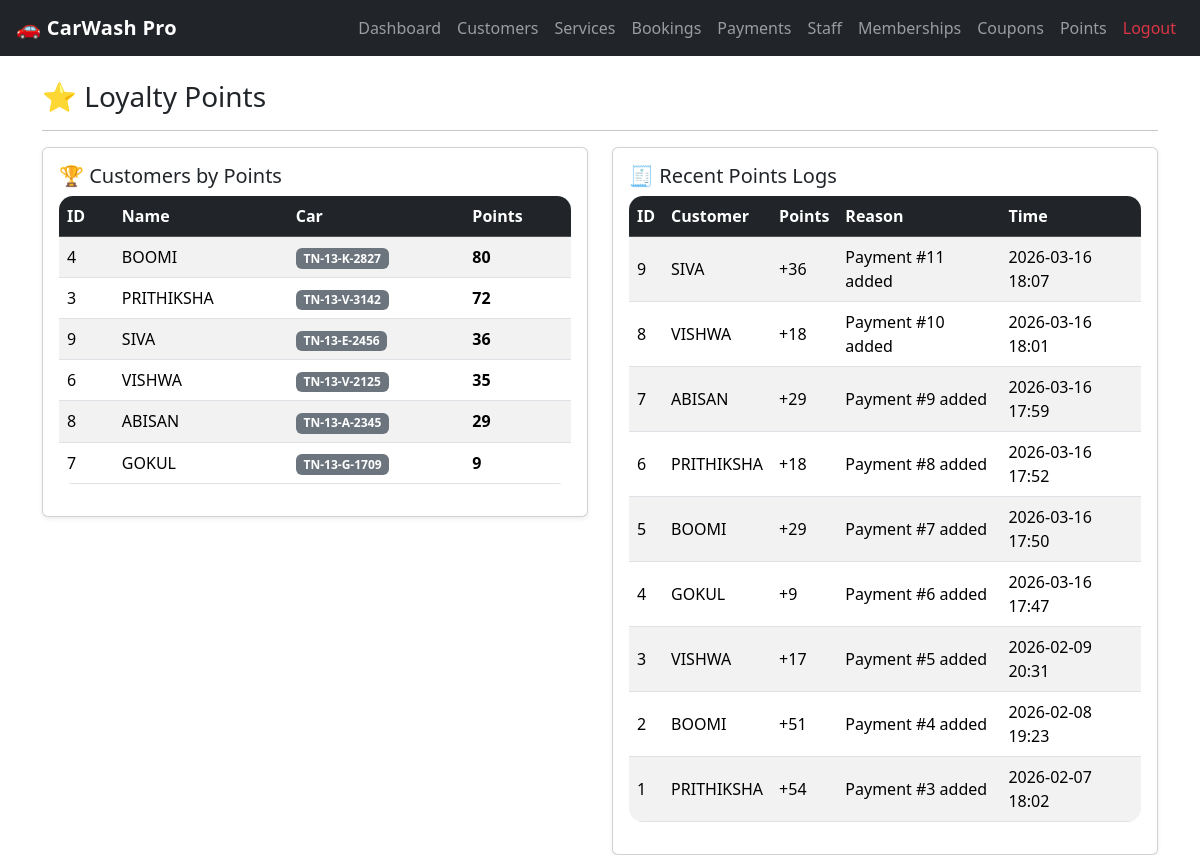
/points (signed in), run on the app's committed database.
### tables this page shows
CREATE TABLE customers(
            id INTEGER PRIMARY KEY AUTOINCREMENT,
            name TEXT,
            phone TEXT,
            car_number TEXT
        , points INTEGER DEFAULT 0);

CREATE TABLE points_log(
            id INTEGER PRIMARY KEY AUTOINCREMENT,
            customer_id INTEGER,
            points INTEGER,
            reason TEXT,
            created_at TEXT,
            FOREIGN KEY(customer_id) REFERENCES customers(id)
        );

### app.py (the view)
@app.route("/points")
def points():
    if not require_login():
        return redirect(url_for("login"))
    conn = db_conn()
    cur = conn.cursor()
    cur.execute("""
        SELECT c.id, c.name, c.car_number, IFNULL(c.points,0) as points
        FROM customers c
        ORDER BY points DESC
    """)
    customers = cur.fetchall()
    cur.execute("""
        SELECT pl.*, c.name as customer_name
        FROM points_log pl
        JOIN customers c ON pl.customer_id=c.id
        ORDER BY pl.id DESC LIMIT 50
    """)
    logs = cur.fetchall()
    conn.close()
    return render_template("points.html", customers=customers, logs=logs)

### app.py (called while the page is built)
def db_conn():
    conn = sqlite3.connect(DB)
    conn.row_factory = sqlite3.Row
    return conn

def require_login():
    return "admin" in session

### templates/points.html
{% extends 'base.html' %}
{% block content %}
<h3>⭐ Loyalty Points</h3>
<hr>
<div class="row">
  <div class="col-md-6">
    <div class="card p-3 shadow-sm">
      <h5>🏆 Customers by Points</h5>
      <div class="table-responsive">
        <table class="table table-striped align-middle">
          <thead class="table-dark">
            <tr><th>ID</th><th>Name</th><th>Car</th><th>Points</th></tr>
          </thead>
          <tbody>
            {% for c in customers %}
            <tr>
              <td>{{c.id}}</td>
              <td>{{c.name}}</td>
              <td><span class="badge bg-secondary">{{c.car_number}}</span></td>
              <td><b>{{c.points}}</b></td>
            </tr>
            {% endfor %}
          </tbody>
        </table>
      </div>
    </div>
  </div>
  <div class="col-md-6">
    <div class="card p-3 shadow-sm">
      <h5>🧾 Recent Points Logs</h5>
      <div class="table-responsive">
        <table class="table table-striped align-middle">
          <thead class="table-dark">
            <tr><th>ID</th><th>Customer</th><th>Points</th><th>Reason</th><th>Time</th></tr>
          </thead>
          <tbody>
            {% for l in logs %}
            <tr>
              <td>{{l.id}}</td>
              <td>{{l.customer_name}}</td>
              <td>+{{l.points}}</td>
              <td>{{l.reason}}</td>
              <td>{{l.created_at}}</td>
            </tr>
            {% endfor %}
          </tbody>
        </table>
      </div>
    </div>
  </div>
</div>
{% endblock %}

### static/style.css (style rules this page uses)
body { background:#f6f7fb; font-family: "Segoe UI", sans-serif; }
.card { border-radius: 14px; }
table { border-radius: 14px; overflow:hidden; }

### data on the page
customers: id "4", name "BOOMI", car_number "TN-13-K-2827", points "80"
customers: id "3", name "PRITHIKSHA", car_number "TN-13-V-3142", points "72"
customers: id "9", name "SIVA", car_number "TN-13-E-2456", points "36"
customers: id "6", name "VISHWA", car_number "TN-13-V-2125", points "35"
customers: id "8", name "ABISAN", car_number "TN-13-A-2345", points "29"
customers: id "7", name "GOKUL", car_number "TN-13-G-1709", points "9"
points_log: id "9", customer_name "SIVA", points "36", reason "Payment #11 added", created_at "2026-03-16 18:07"
points_log: id "8", customer_name "VISHWA", points "18", reason "Payment #10 added", created_at "2026-03-16 18:01"
points_log: id "7", customer_name "ABISAN", points "29", reason "Payment #9 added", created_at "2026-03-16 17:59"
points_log: id "6", customer_name "PRITHIKSHA", points "18", reason "Payment #8 added", created_at "2026-03-16 17:52"
points_log: id "5", customer_name "BOOMI", points "29", reason "Payment #7 added", created_at "2026-03-16 17:50"
points_log: id "4", customer_name "GOKUL", points "9", reason "Payment #6 added", created_at "2026-03-16 17:47"
points_log: id "3", customer_name "VISHWA", points "17", reason "Payment #5 added", created_at "2026-02-09 20:31"
points_log: id "2", customer_name "BOOMI", points "51", reason "Payment #4 added", created_at "2026-02-08 19:23"
points_log: id "1", customer_name "PRITHIKSHA", points "54", reason "Payment #3 added", created_at "2026-02-07 18:02"
